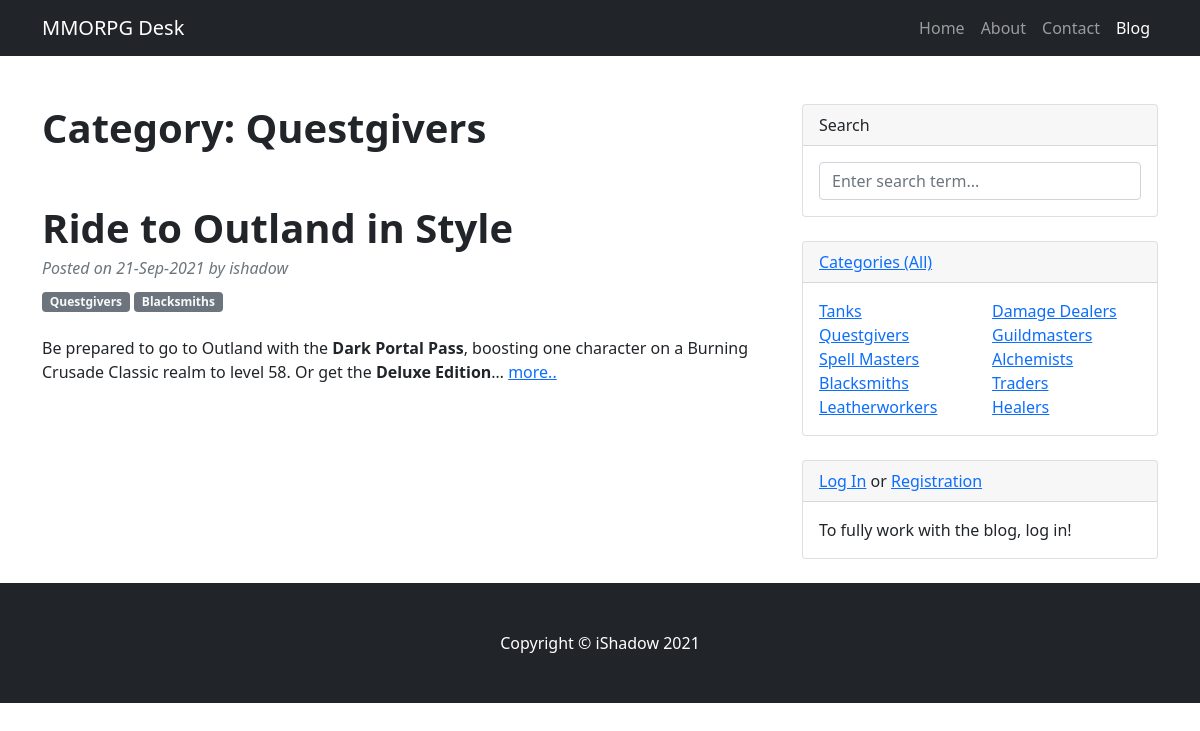
Page /posts/category/2 on the committed database.
### BB/models.py (models this page shows, shortened)
class Category(models.Model):
    name = models.CharField(max_length=255, unique=True)

class Post(models.Model):
    author = models.ForeignKey(CustomUser, on_delete=models.CASCADE)
    category = models.ManyToManyField(Category, through='PostCategory')
    title = models.CharField(max_length=255)
    date_posted = models.DateTimeField(auto_now_add=True)
    content = RichTextField()
    rating = models.IntegerField(default=0)

### accounts/models.py (models this page shows)
class CustomUser(AbstractUser):
    pass

### BB/views.py (the view)
# urls.py: path('category/<int:pk>', CategoryDetail.as_view(), name='category_detail'),
class CategoryDetail(DetailView):
    model = Category
    template_name = 'BB/category_detail.html'
    context_object_name = 'category_detail'
    queryset = Category.objects.all()
    def get_context_data(self, **kwargs):
        context = super().get_context_data(**kwargs)
        context['posts'] = Post.objects.filter(category=self.object)
        i = 0
        list_fh = []
        list_sh = []
        for cat in Category.objects.all():
            i += 1
            if i <= len(Category.objects.all())/2:
                list_fh.append(cat)
            else:
                list_sh.append(cat)
        context['categories'] = Category.objects.all()
        context['cat_fh'] = list_fh
        context['cat_sh'] = list_sh
        return context

### templates/BB/category_detail.html
{% extends 'flatpages/default.html' %}
{% load static %}
{% block content %}
    <h1 class="fw-bolder mb-1">Category: {{ category_detail.name }}</h1>
    <br>
    <br>
    {% if posts %}
        {% for post in posts %}
            <article>
                <header class="mb-4">
                    <h1 class="fw-bolder mb-1">{{ post.title }}</h1>
                    <div class="text-muted fst-italic mb-2">Posted on {{ post.date_posted|date:'d-M-Y' }} {{ post_posted|time:"H:i" }} by {{ post.author }}</div>
                    {% for c in post.category.all %}
                        <a class="badge bg-secondary text-decoration-none link-light" href="{% url 'category_detail' c.id %}">{{ c.name }}</a>
                    {% endfor %}
                </header>
                <section class="mb-5">
                    {{ post.content|safe|truncatechars:200 }} <a href="{% url 'post_detail' post.id %}">more..</a>
                </section>
            </article>
        {% endfor %}
    {% else %}
        <h2>There are no ads in this category.</h2>
    {% endif %}
{% endblock content %}
{% block cat-widget %}
    {% if cat_fh or cat_sh %}
        <div class="col-sm-6">
            <ul class="list-unstyled mb-0">
                {% for category in cat_fh %}
                    <li><a href="{% url 'category_detail' category.id %}">{{ category.name }}</a></li>
                {% endfor %}
            </ul>
        </div>
        <div class="col-sm-6">
            <ul class="list-unstyled mb-0">
                {% for category in cat_sh %}
                    <li><a href="{% url 'category_detail' category.id %}">{{ category.name }}</a></li>
                {% endfor %}
            </ul>
        </div>
    {% else %}
        <h4>Categories not found</h4>
    {% endif %}
{% endblock cat-widget %}

### rows in the picture
Category: name "Questgivers"
Post: title "Ride to Outland in Style", date_posted "21-Sep-2021", author "ishadow", content "Be prepared to go to Outland with the Dark Portal Pass , boosting one character on a Burning Crusade Classic realm to level 58. Or get the Deluxe Edition …"
Category: name "Blacksmiths"
Category: name "Tanks"
Category: name "Spell Masters"
Category: name "Leatherworkers"
Category: name "Damage Dealers"
Category: name "Guildmasters"
Category: name "Alchemists"
Category: name "Traders"
Category: name "Healers"
